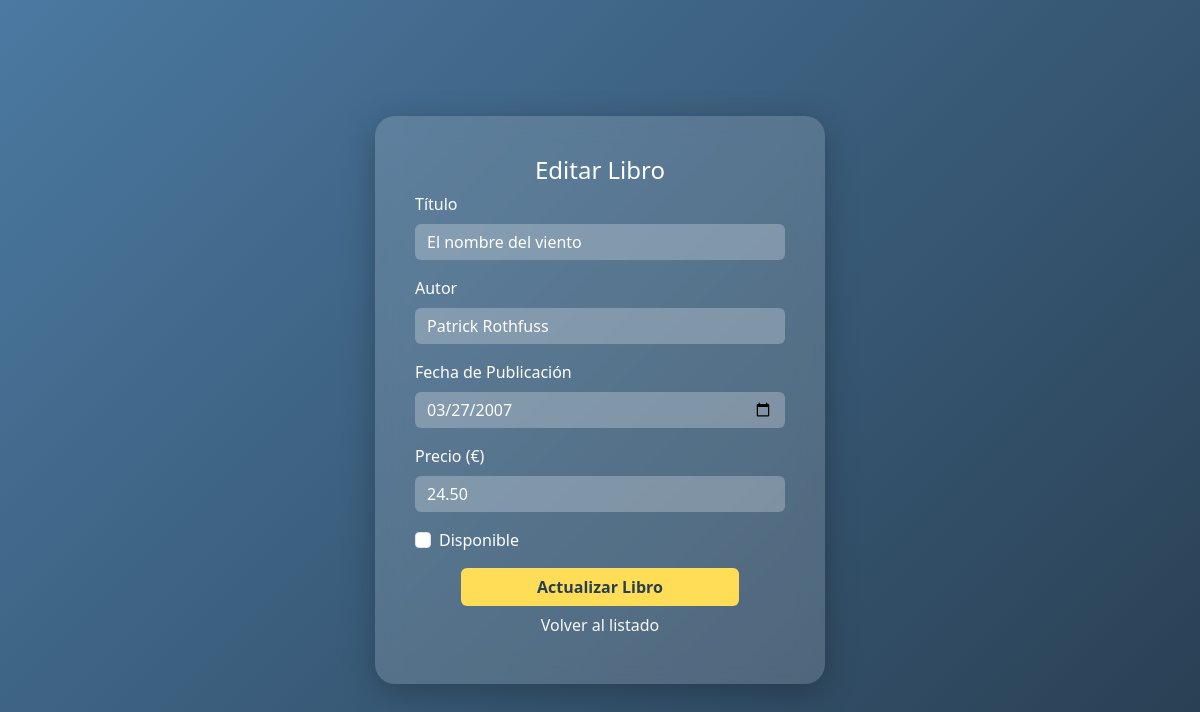
Page /index.php?action=edit&id=19 (signed in) on the committed database.
### tables this page shows
CREATE TABLE `libros` (
  `id` int(11) NOT NULL,
  `titulo` varchar(150) NOT NULL,
  `autor` varchar(100) NOT NULL,
  `fecha_publicacion` date NOT NULL,
  `precio` decimal(6,2) NOT NULL,
  `disponible` tinyint(1) DEFAULT 1
);

### config/Database.php (called while the page is built, shortened)
<?php
class Database
{
    private $host = "localhost";
    private $db_name = "login-php";
    private $username = "login-php";
    private $password = "1234";
    public function getConnection()
    {
        $this->conn = null;
        try {
            $dsn = "mysql:host={$this->host};dbname={$this->db_name};charset=utf8mb4";
            $this->conn = new PDO($dsn, $this->username, $this->password, [
                PDO::ATTR_ERRMODE => PDO::ERRMODE_EXCEPTION,
                PDO::ATTR_EMULATE_PREPARES => false,
                PDO::ATTR_DEFAULT_FETCH_MODE => PDO::FETCH_ASSOC,
            ]);
        } catch (PDOException $exception) {
            echo "Error de conexión a la base de datos: " . $exception->getMessage();
        }
        return $this->conn;
    }
}

### models/Libro.php (called while the page is built, shortened)
<?php
class Libro
{
    private $conn;
    private $table_name = "libros";
    public $id;
    public function __construct($db)
    {
        $this->conn = $db;
    }
    public function readOne()
    {
        $query = "SELECT * FROM " . $this->table_name . " WHERE id = ? LIMIT 1";
        $stmt = $this->conn->prepare($query);
        $stmt->bindParam(1, $this->id, PDO::PARAM_INT);
        $stmt->execute();
        $row = $stmt->fetch(PDO::FETCH_ASSOC);
        if ($row) {
            $this->titulo = $row['titulo'];
            $this->autor = $row['autor'];
            $this->fecha_publicacion = $row['fecha_publicacion'];
            $this->precio = $row['precio'];
            $this->disponible = $row['disponible'];
            return true;
        }
        return false;
    }
}

### views/editar.php (the view, shortened to what this page needs)
<div class="login-card" style="width: 450px;">
    <div class="card-header text-center text-white">
        <h4>Editar Libro</h4>
    </div>
    <div class="card-body">
        <form id="formLibro" method="POST" action="index.php?action=edit&id=<?php echo $libro_data->id; ?>">
            <div class="mb-3">
                <label class="form-label">Título</label>
                <input type="text" id="titulo" name="titulo" class="form-control" value="<?php echo htmlspecialchars($libro_data->titulo); ?>" required>
            </div>
            <div class="mb-3">
                <label class="form-label">Autor</label>
                <input type="text" id="autor" name="autor" class="form-control" value="<?php echo htmlspecialchars($libro_data->autor); ?>" required>
            </div>
            <div class="mb-3">
                <label class="form-label">Fecha de Publicación</label>
                <input type="date" id="fecha_publicacion" name="fecha_publicacion" class="form-control"
                    value="<?php echo htmlspecialchars($libro_data->fecha_publicacion); ?>" required>
            </div>
            <div class="mb-3">
                <label class="form-label">Precio (€)</label>
                <input type="number" step="0.01" id="precio" name="precio" class="form-control"
                    value="<?php echo htmlspecialchars($libro_data->precio); ?>" required>
            </div>
            <div class="form-check mb-3">
                <input class="form-check-input" type="checkbox" name="disponible" id="disponible"
                    <?php echo $libro_data->disponible ? 'checked' : ''; ?>>
                <label class="form-check-label" for="disponible">
                    Disponible
                </label>
            </div>
            <div class="d-flex justify-content-center">
                <button class="btn w-75" style="background:#ffdd57; color:#283e51; font-weight:bold;">
                    Actualizar Libro
                </button>
            </div>
        </form>
    </div>
    <div class="card-footer text-center">
        <a href="index.php?action=listar" class="btn link-light">Volver al listado</a>
    </div>
</div>
<?php
require __DIR__ . "/layout.php";
?>

### public/styles.css (style rules this page uses)
html, body { height: 100%; margin: 0; padding: 0; }
body { background: linear-gradient(135deg, #4b79a1, #283e51); background-size: cover; height: 100vh; overflow: hidden; }
.login-card { backdrop-filter: blur(12px); background: rgba(255, 255, 255, 0.15); border-radius: 20px; padding: 40px; width: 380px; box-shadow: 0 8px 32px rgba(0, 0, 0, 0.25); animation: fadeIn 0.8s ease-out; }
label { color: #fff; font-weight: 500; }
.form-control { background: rgba(255, 255, 255, 0.25); border: none; color: #fff; }
.form-control::placeholder { color: #e0e0e0; }

### rows in the picture
libros: titulo "El nombre del viento", autor "Patrick Rothfuss", fecha_publicacion "03/27/2007", precio "24.50"
